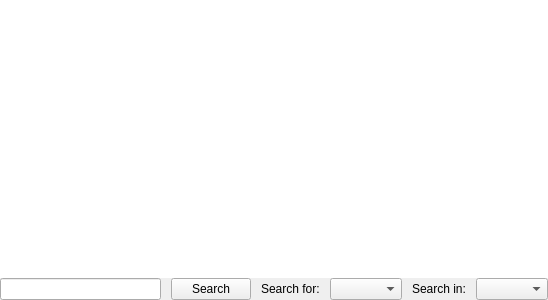
<?xml version="1.0" encoding="UTF-8"?>
<ui version="4.0">
 <class>SearchWidget</class>
 <widget class="QDockWidget" name="SearchWidget">
  <property name="geometry">
   <rect>
    <x>0</x>
    <y>0</y>
    <width>548</width>
    <height>300</height>
   </rect>
  </property>
  <property name="windowTitle">
   <string notr="true">Search</string>
  </property>
  <widget class="QWidget" name="dockWidgetContents">
   <layout class="QVBoxLayout" name="verticalLayout">
    <property name="spacing">
     <number>0</number>
    </property>
    <property name="leftMargin">
     <number>0</number>
    </property>
    <property name="topMargin">
     <number>0</number>
    </property>
    <property name="rightMargin">
     <number>0</number>
    </property>
    <property name="bottomMargin">
     <number>0</number>
    </property>
    <item>
     <widget class="AddressableItemList&lt;&gt;" name="searchTreeView">
      <property name="styleSheet">
       <string notr="true">IaitoTreeView::item
{
    padding-top: 1px;
    padding-bottom: 1px;
}</string>
      </property>
      <property name="frameShape">
       <enum>QFrame::NoFrame</enum>
      </property>
      <property name="dragEnabled">
       <bool>true</bool>
      </property>
      <property name="indentation">
       <number>8</number>
      </property>
      <property name="sortingEnabled">
       <bool>true</bool>
      </property>
      <property name="animated">
       <bool>true</bool>
      </property>
     </widget>
    </item>
    <item>
     <layout class="QHBoxLayout" name="horizontalLayout_17">
      <property name="spacing">
       <number>10</number>
      </property>
      <property name="leftMargin">
       <number>0</number>
      </property>
      <property name="topMargin">
       <number>0</number>
      </property>
      <property name="rightMargin">
       <number>0</number>
      </property>
      <item>
       <widget class="QLineEdit" name="filterLineEdit">
        <property name="text">
         <string/>
        </property>
       </widget>
      </item>
      <item>
       <widget class="QPushButton" name="searchButton">
        <property name="text">
         <string>Search</string>
        </property>
       </widget>
      </item>
      <item>
       <widget class="QLabel" name="searchspaceLabel">
        <property name="text">
         <string>Search for:</string>
        </property>
       </widget>
      </item>
      <item>
       <widget class="QComboBox" name="searchspaceCombo"/>
      </item>
      <item>
       <widget class="QLabel" name="searchInLabel">
        <property name="text">
         <string>Search in:</string>
        </property>
       </widget>
      </item>
      <item>
       <widget class="QComboBox" name="searchInCombo">
        <property name="maximumSize">
         <size>
          <width>16777215</width>
          <height>300</height>
         </size>
        </property>
       </widget>
      </item>
     </layout>
    </item>
   </layout>
  </widget>
 </widget>
 <customwidgets>
  <customwidget>
   <class>AddressableItemList&lt;&gt;</class>
   <extends>QTreeView</extends>
   <header>widgets/AddressableItemList.h</header>
   <container>1</container>
  </customwidget>
 </customwidgets>
 <resources/>
 <connections/>
</ui>
